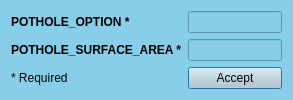
<?xml version="1.0" encoding="UTF-8"?>
<ui version="4.0">
 <class>ControlTOPAGNPS</class>
 <widget class="QDialog" name="ControlTOPAGNPS">
  <property name="geometry">
   <rect>
    <x>0</x>
    <y>0</y>
    <width>293</width>
    <height>94</height>
   </rect>
  </property>
  <property name="windowTitle">
   <string>POTHOLE control file</string>
  </property>
  <property name="styleSheet">
   <string notr="true">background-color: #87CEEB;</string>
  </property>
  <layout class="QGridLayout" name="gridLayout">
   <item row="0" column="0">
    <widget class="QLabel" name="label">
     <property name="font">
      <font>
       <weight>75</weight>
       <bold>true</bold>
      </font>
     </property>
     <property name="text">
      <string>POTHOLE_OPTION *</string>
     </property>
    </widget>
   </item>
   <item row="0" column="1">
    <widget class="QLineEdit" name="lineEdit">
     <property name="font">
      <font>
       <weight>75</weight>
       <bold>true</bold>
      </font>
     </property>
    </widget>
   </item>
   <item row="1" column="0">
    <widget class="QLabel" name="label_2">
     <property name="font">
      <font>
       <weight>75</weight>
       <bold>true</bold>
      </font>
     </property>
     <property name="text">
      <string>POTHOLE_SURFACE_AREA *</string>
     </property>
    </widget>
   </item>
   <item row="1" column="1">
    <widget class="QLineEdit" name="lineEdit_2">
     <property name="font">
      <font>
       <weight>75</weight>
       <bold>true</bold>
      </font>
     </property>
    </widget>
   </item>
   <item row="2" column="0">
    <widget class="QLabel" name="label_3">
     <property name="font">
      <font>
       <weight>50</weight>
       <bold>false</bold>
      </font>
     </property>
     <property name="text">
      <string>* Required</string>
     </property>
    </widget>
   </item>
   <item row="2" column="1">
    <widget class="QPushButton" name="pushButton">
     <property name="styleSheet">
      <string notr="true">background-color: #becbd1;</string>
     </property>
     <property name="text">
      <string>Accept</string>
     </property>
    </widget>
   </item>
  </layout>
 </widget>
 <resources/>
 <connections/>
</ui>
